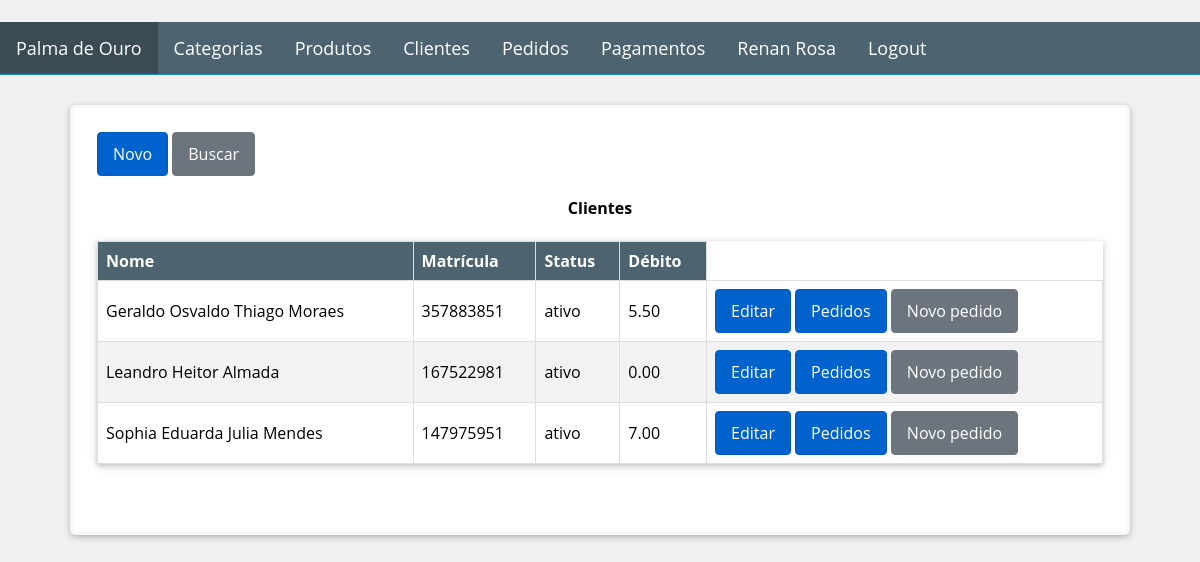
The app's page /client (signed in), older data.
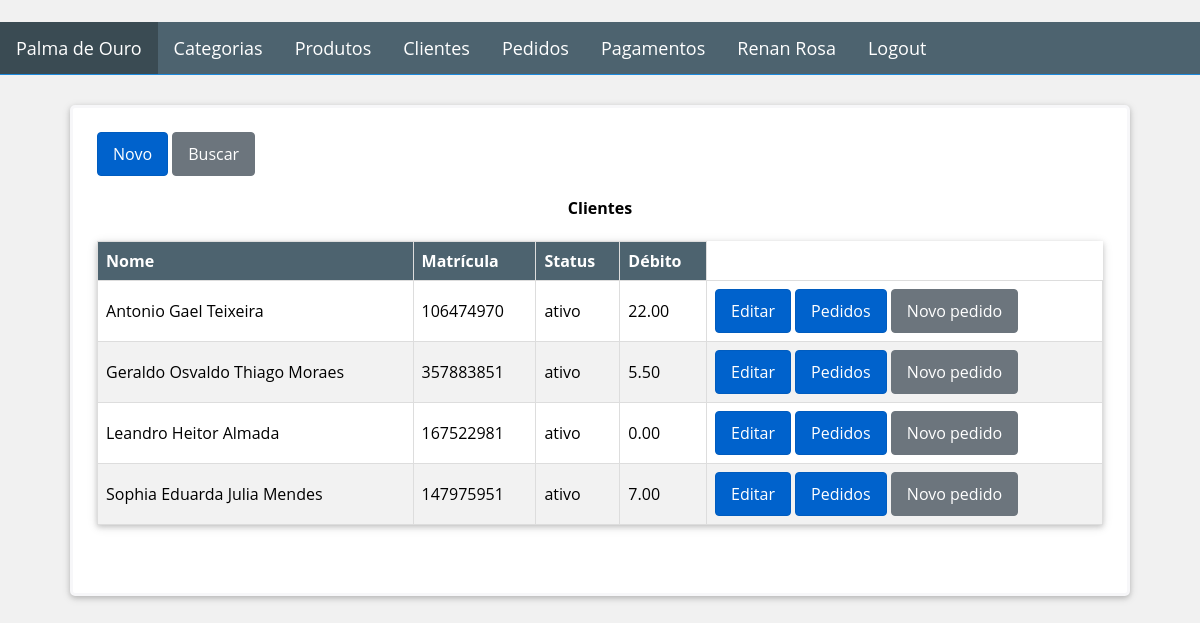
The same page, newer data.
### Golden_Leaf/models.py (models this page shows, shortened)
class User(db.Model):
    __metaclass__ = ABCMeta
    __abstract__ = True
    id = db.Column(db.Integer, primary_key=True)
    name = db.Column(db.String(64), nullable=False, index=True)
    phone_number = db.Column(db.String(11), nullable=False)

class Client(User):
    __tablename__ = 'clients'
    __mapper_args__ = {'concrete': True}
    identification = db.Column(db.String(9), unique=True)
    notifiable = db.Column(db.Boolean)
    address = db.Column(db.String(64))
    status = db.Column(db.Boolean)
    amount = db.Column(db.Numeric(10, 2), default=0)

### Golden_Leaf/views/client/routes.py (the view)
@blueprint_client.route('/client')
@register_breadcrumb(blueprint_client, '.', 'Clientes')
@login_required
def get_clients():
    page = request.args.get('page', 1, type=int)
    clients = Client.query.order_by(Client.name).paginate(page=page, per_page=10)
    return render_template('client/list.html', clients=clients)

### Golden_Leaf/models.py (called while the page is built)
@login_manager.user_loader
def load_user(id):
    return Clerk.query.get(id)

### Golden_Leaf/templates/client/list.html (shortened to what this page needs)
{% extends "base.html" %}
{% block page_content %}
<div class="container">
    <div>
        <a href="{{ url_for('blueprint_client.new_client') }}" class="btn btn-primary">
            <span>Novo</span>
        </a>
        <a href="{{ url_for('blueprint_client.search_client') }}" class="btn btn-default">
            <span>Buscar</span>
        </a>
    </div>
    <div class="table-responsive">
        <table>
            <caption><h4>Clientes</h4></caption>
            <thead>
                <tr>
                    <th>Nome</th>
                    <th>Matrícula</th>
                    <th>Status</th>
                    <th>Débito</th>
                </tr>
            </thead>
            <tbody>
                {% for client in clients.items %}
                <tr>
                    <td>{{ client.name }}</td>
                    <td>{{ client.identification }}</td>
                    {% if client.status %}
                    <td>ativo</td>
                    {% else %}
                    <td>inativo</td>
                    {% endif %}
                    <td>{{ client.amount }}</td>
                    <td>
                        <div class="group-button">
                            <a href="{{ url_for('blueprint_client.update_client',id=client.id) }}" class="btn btn-primary">
                                 Editar
                            </a>
                            <a href="{{ url_for('blueprint_order.get_orders',id=client.id) }}" class="btn btn-primary">
                                Pedidos
                            </a>
                            <a href="{{ url_for('blueprint_order.new_order',id=client.id) }}" class="btn btn-default">
                                Novo pedido
                            </a>
                        </div>
                    </td>
                </tr>
                {% endfor %}
            </tbody>
        </table>
    </div>
    <div class="panel-footer p-0">
        {% for page_number in clients.iter_pages(left_edge=1,right_edge=1,left_current=1,right_current=2) %}
        {% if page_number %}
        {% if clients.page == page_number %}
        <a class="btn btn-info mb-4"
           href="{{ url_for('blueprint_client.get_clients',page=page_number) }}">{{ page_number }}</a>
        {% else %}
        <a class="btn btn-outline-info mb-4"
           href="{{ url_for('blueprint_client.get_clients',page=page_number) }}">{{ page_number }}</a>
        {% endif %}
        {% else %}
        ...
        {% endif %}
        {% endfor %}
    </div>
</div>
{% endblock %}

Row changes from the older to the newer data that the page shows:
added Client: name "Antonio Gael Teixeira", identification "106474970", status "ativo", amount "22.00"
